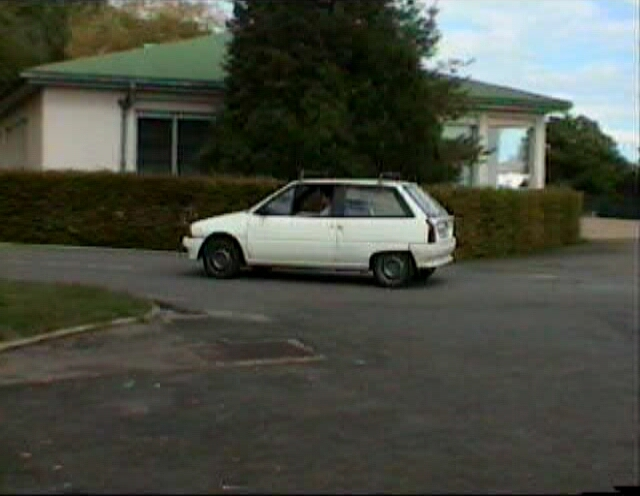
%> input picture lab04/Mengyang Li/problem_2/car/carseq900.jpg, 640 x 496 px; its folder holds 5 pictures in this run
$ octave P2car.m   (GNU Octave 9; MATLAB toolbox functions it lacks are replaced by stand-ins)
%> lines starting %> are read from the running program, lines starting %| are printed output that depends on the picture
### lab04/Mengyang Li/problem_2/corner_detector.m
function corners = corner_detector(image)

    % 1: Convert the image to grayscale and convert data type
    if size(image, 3) == 3
        image = rgb2gray(image);
    end

    image = im2double(image);

    % 2. Gaussian derivatives
    sigma1 = 1;
    window_size = ceil(6*sigma1);
    if mod(window_size, 2) == 0
        window_size = window_size + 1;
    end
    [Gx, Gy] = gradient(fspecial('gaussian', window_size, sigma1));

    % 3. Compute fx and fy
    fx = conv2(image, Gx, 'same');
    fy = conv2(image, Gy, 'same');

    % 4. Compute spatial maps
    fx2 = fx .* fx;
    fy2 = fy .* fy;
    fxfy = fx .* fy;

    % 5. Blur the spatial maps
    sigma2 = 2;
    window_size = ceil(6*sigma2);
    if mod(window_size, 2) == 0
        window_size = window_size + 1;
    end
    G = fspecial('gaussian', window_size, sigma2);
    Sx = conv2(fx2, G, 'same');
    Sy = conv2(fy2, G, 'same');
    Sxy = conv2(fxfy, G, 'same');

    % 6. Compute the determinant and trace of matrix M
    detM = Sx .* Sy - Sxy .* Sxy;
    trM = Sx + Sy;

    % 7. Compute the corner response
    alpha = 0.04;
    R = detM - alpha * (trM .* trM);

    % 8. Non-maximum suppression
    [rows, cols] = size(image);
    for i = 2:rows-1
        for j = 2:cols-1
            patch = R(i-1:i+1, j-1:j+1);
            if R(i,j) ~= max(patch(:))
                R(i,j) = 0;
            end
        end
    end

    % 9. Threshold R
    threshold = 0.01 * max(R(:));
    [corner_y, corner_x] = find(R > threshold);
    corner_R = R(R > threshold);

    % 返回一个包含x坐标、y坐标和响应值R的三列数组
    corners = [corner_x, corner_y, corner_R];
end

### lab04/Mengyang Li/problem_2/selectTopCorners.m
function topCorners = selectTopCorners(corners, M)
    % 对corners按响应值R进行排序
    [~, sortedIndices] = sort(corners(:, 3), 'descend');


    % 选择前M个具有最高响应值的角点
    topIndices = sortedIndices(1:min(M, length(sortedIndices)));

    % 输出这些角点
    topCorners = corners(topIndices, :);
end

### lab04/Mengyang Li/problem_2/P2car.m
folderPath = 'car/';

files = dir(fullfile(folderPath, '*.jpg'));
numFrames = length(files);


% Read the first image to get dimension information
firstImage = imread([folderPath 'carseq900.jpg']);
%> firstImage is the input picture: size 496x640x3 uint8; mean R, G, B 73.7, 77.1, 66.1
[height, width, channels] = size(firstImage);
%> height = 496; width = 640; channels = 3
% Initialize a 3D array to store all frames
videoSequence = zeros(height, width, numFrames, 'uint8');
videoSequence(:, :, 1) = rgb2gray(firstImage);
% Read the remaining frames
for i = 2:numFrames
    framePath = sprintf('%scarseq%d.jpg', folderPath, i+899);
    frame = imread(framePath);
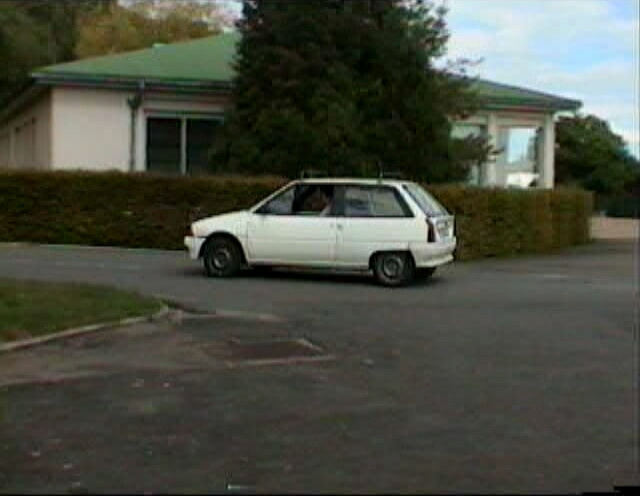
%> input picture lab04/Mengyang Li/problem_2/car/carseq901.jpg, 640 x 496 px
%> frame is the input picture: size 496x640x3 uint8; mean R, G, B 73.3, 76.4, 65
    videoSequence(:, :, i) = rgb2gray(frame);
end


N = size(videoSequence, 3); % Number of frames
%> N = 5
M = 30; % Number of corners to track
m = 5; % Window size parameter
K = 15; % Maximum number of iterations
accuracy_threshold = 0.01; % Convergence threshold

% Step 1: Perform your corner detection on the first frame
corners = corner_detector(videoSequence(:,:,1)); % Implement this function yourself
%> in corner_detector, `fxfy = fx .* fy;`:
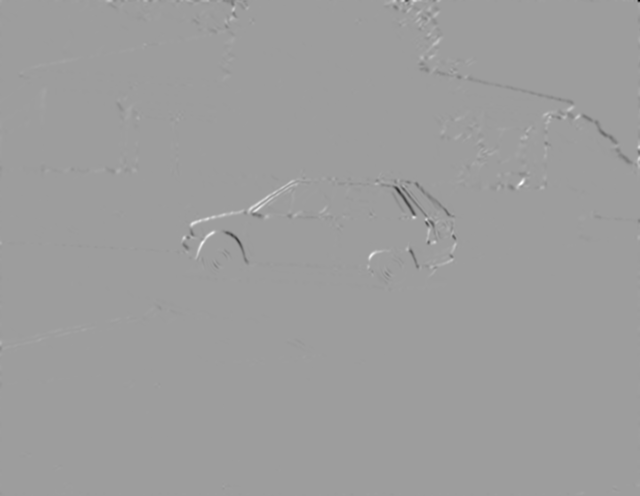
%> fxfy: size 496x640 double; min -0.0394, max 0.0244, mean -1.26e-05; drawn with min black and max white
%> in corner_detector, `trM = Sx + Sy;`:
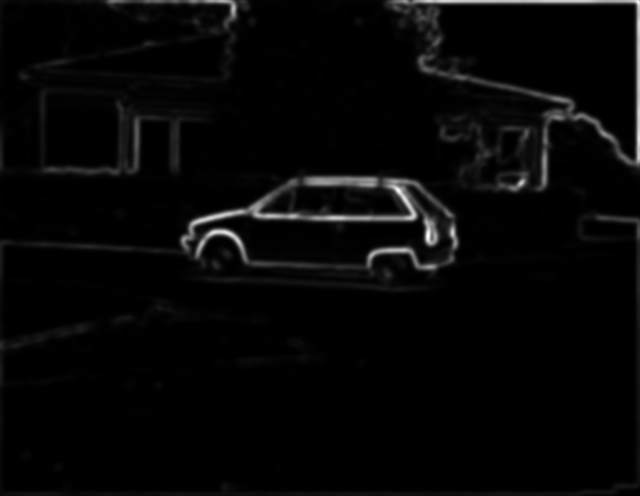
%> trM: size 496x640 double; min 4.68e-08, max 0.0282, mean 0.000778; drawn with min black and max white
%> in corner_detector, `R = detM - alpha * (trM .* trM);`:
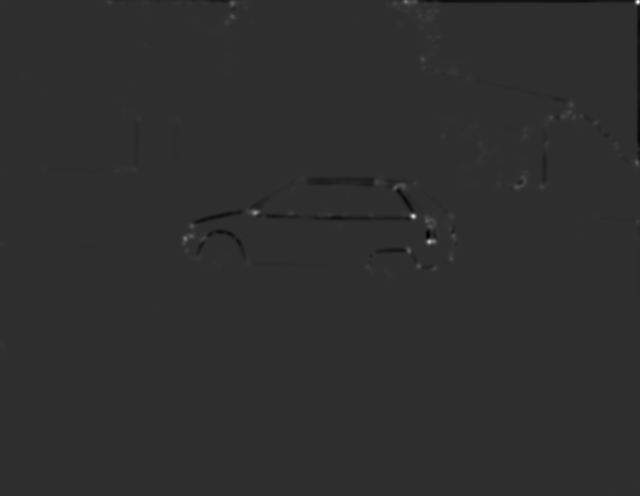
%> R: size 496x640 double; min -2.97e-05, max 0.000132, mean -3.73e-08; drawn with min black and max white

% Step 2: Pick the top M corners
strong_corners = selectTopCorners(corners, M); % Implement this function yourself

% Initialize tracked_corners
tracked_corners = cell(N, 1);
%> tracked_corners = {[], [], [], [], []}
tracked_corners{1} = strong_corners;

% Step 3: Loop through frames
for i = 1:N-1
    current_frame = videoSequence(:,:,i);
    next_frame = videoSequence(:,:,i+1);

    % Compute gradients

    current_frame = im2double(current_frame);
    [dx, dy] = gradient(current_frame);


    new_strong_corners = [];

    % Loop through each strong corner
    for j = 1:size(strong_corners, 1)
        px = strong_corners(j, 1);
        py = strong_corners(j, 2);

        % Step 8: Make meshgrid
        [X, Y] = meshgrid(px-m:px+m, py-m:py+m);

        % Step 9, 10: Interpolation
        W0 = interp2(current_frame, X, Y, 'linear', 0);
        Ix = interp2(dx, X, Y, 'linear', 0);
        Iy = interp2(dy, X, Y, 'linear', 0);

        % Initialize displacement vector v
        v = [0, 0];

        % Iterative update
        for k = 1:K
            % Step 14, 15: Update window and interpolate
            next_frame = im2double(next_frame);

            Wk = interp2(next_frame, X+v(1), Y+v(2), 'linear', 0);

            % Compute deltaI and bk, and update v (steps 16-19)
            % This part will involve implementing Equation 2 and Equation 3 from your algorithm
            % Let's assume computeUpdate() is a function that does this.
            eta = computeUpdate(W0, Wk, Ix, Iy); % Implement this function yourself

            if norm(eta) < accuracy_threshold
                break;
            end

            v = v + eta;
        end

        % Step 21-25: Check for convergence
        if norm(eta) < accuracy_threshold
            new_strong_corners = [new_strong_corners; px+v(1), py+v(2)];
        end
    end

    strong_corners = new_strong_corners;
    tracked_corners{i+1} = strong_corners;
end
%> this loop made 4 passes
%> pass 1, `[dx, dy] = gradient(current_frame);`:
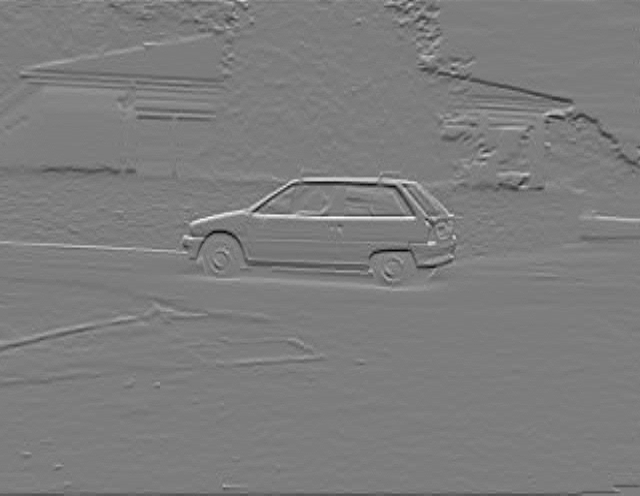
%> dy: size 496x640 double; min -0.288, max 0.296, mean -0.000983; drawn with min black and max white


for i = 1:numFrames
    imshow(videoSequence(:,:,i), []);
    hold on;
    plot(tracked_corners{i}(:,1), tracked_corners{i}(:,2), 'ro');
    hold off;
    pause(0.1);
end
%> this loop made 5 passes
%> pass 1, `plot(tracked_corners{i}(:,1), tracked_corners{i}(:,2), 'ro');`:
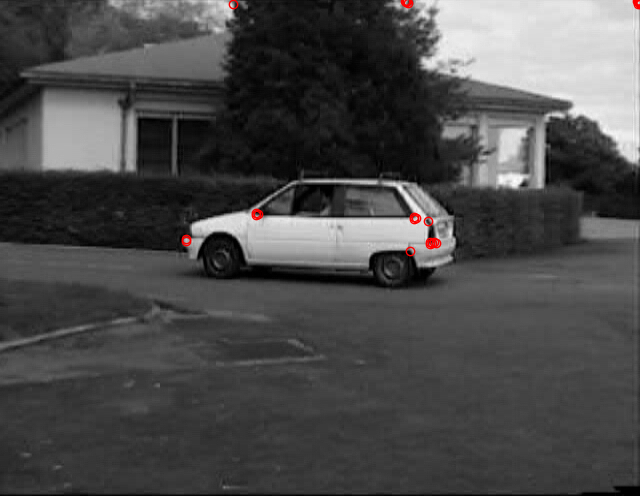
%> figure redrawn from the program's plot data
%> after the loop:
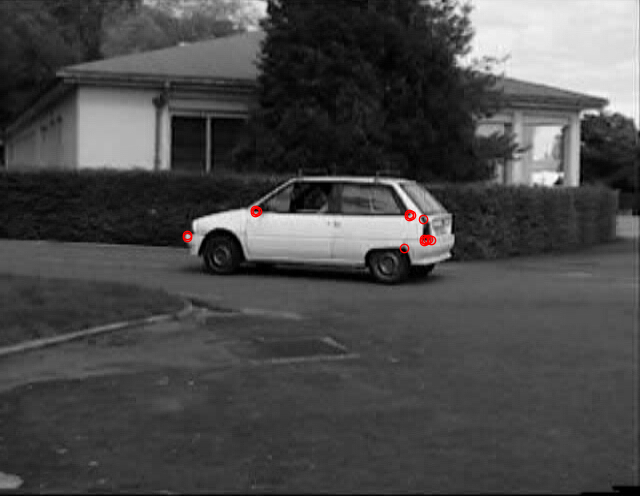
%> figure redrawn from the program's plot data
